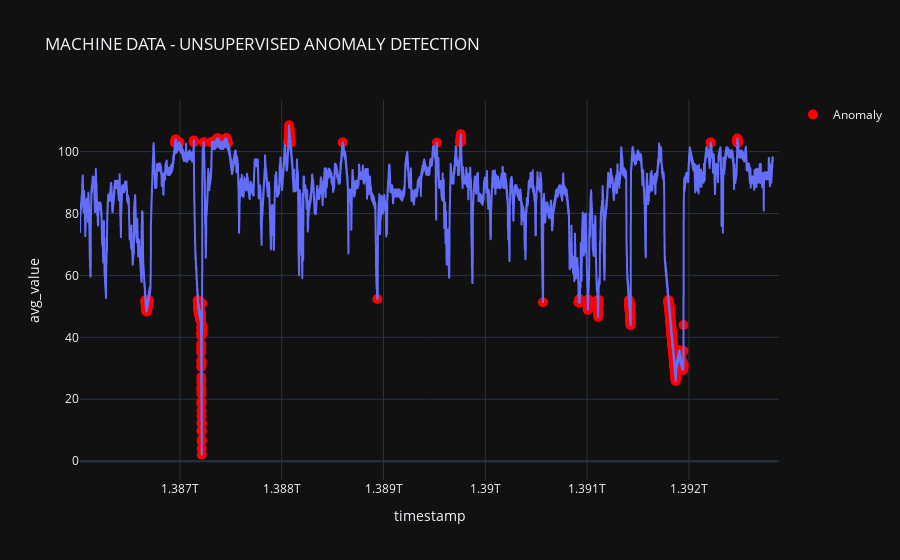

Notebook code cell kept with this figure:
### Markdown cell above
## Step 7: Plotting the results
A better way to see the anomaly readings is to plot all the readings and highlight the anomalies. Below, we use the Plotly library to do that. The red spots correspond to the anomalies flagged by the model.

### Code cell
# plot value on y-axis and date on x-axis
fig = px.line(iforest_results, x=iforest_results.index, y="avg_value", title='MACHINE DATA - UNSUPERVISED ANOMALY DETECTION', template = 'plotly_dark')

# create list of outlier_dates
outlier_dates = iforest_results[iforest_results['Anomaly'] == 1].index

# obtain y value of anomalies to plot
y_values = [iforest_results.loc[i]['avg_value'] for i in outlier_dates]

fig.add_trace(go.Scatter(x=outlier_dates, y=y_values, mode = 'markers',
                name = 'Anomaly',
                marker=dict(color='red',size=10)))

fig.show()

### Figure 1 — Plotly figure (JSON) as saved in the notebook; plotly's stock layout.template omitted (floating-point values rounded to 4 significant figures; data arrays with more than 128 entries replaced by an {"elided": "..."} marker saying what was removed)
{"data": [{"hovertemplate": "timestamp=%{x}<br>avg_value=%{y}<extra></extra>", "legendgroup": "", "line": {"color": "#636efa", "dash": "solid"}, "marker": {"symbol": "circle"}, "mode": "lines", "name": "", "showlegend": false, "type": "scattergl", "x": {"elided": "22683 int values"}, "xaxis": "x", "y": {"elided": "22683 float values"}, "yaxis": "y"}, {"marker": {"color": "red", "size": 10}, "mode": "markers", "name": "Anomaly", "type": "scatter", "x": {"elided": "1132 int values"}, "y": {"elided": "1132 float values"}}], "layout": {"legend": {"tracegroupgap": 0}, "title": {"text": "MACHINE DATA - UNSUPERVISED ANOMALY DETECTION"}, "xaxis": {"anchor": "y", "domain": [0, 1], "title": {"text": "timestamp"}}, "yaxis": {"anchor": "x", "domain": [0, 1], "title": {"text": "avg_value"}}}}
